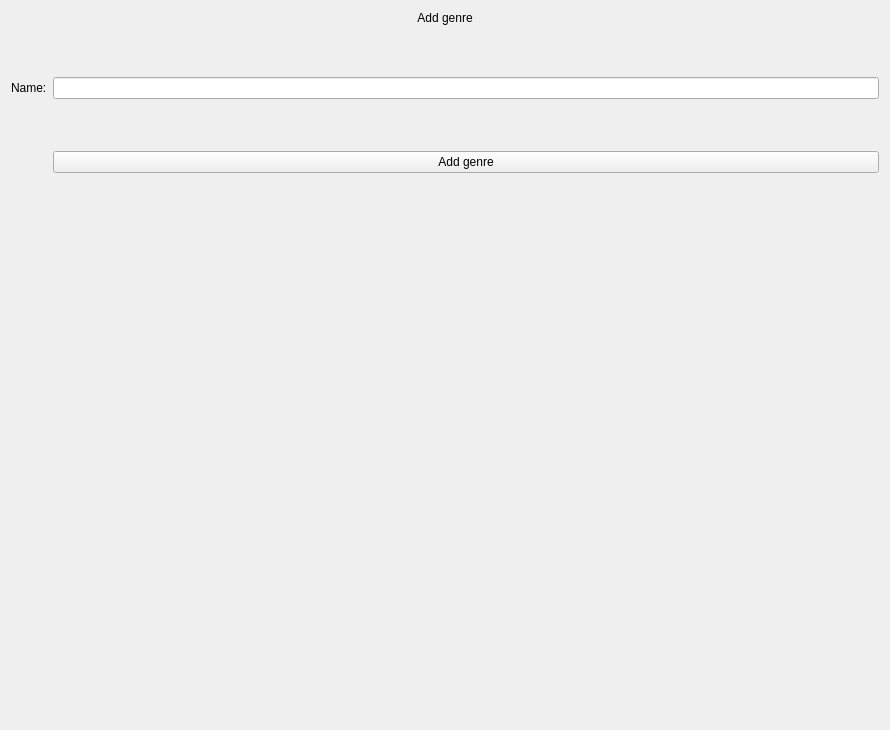
<?xml version="1.0" encoding="UTF-8"?>
<ui version="4.0">
 <class>addGenre_window</class>
 <widget class="QWidget" name="addGenre_window">
  <property name="geometry">
   <rect>
    <x>0</x>
    <y>0</y>
    <width>890</width>
    <height>730</height>
   </rect>
  </property>
  <property name="windowTitle">
   <string>Form</string>
  </property>
  <layout class="QFormLayout" name="formLayout">
   <item row="0" column="0" colspan="2">
    <widget class="QLabel" name="addGenre_label">
     <property name="text">
      <string>Add genre</string>
     </property>
     <property name="alignment">
      <set>Qt::AlignCenter</set>
     </property>
    </widget>
   </item>
   <item row="1" column="0" colspan="2">
    <spacer name="verticalSpacer">
     <property name="orientation">
      <enum>Qt::Vertical</enum>
     </property>
     <property name="sizeType">
      <enum>QSizePolicy::Preferred</enum>
     </property>
     <property name="sizeHint" stdset="0">
      <size>
       <width>20</width>
       <height>40</height>
      </size>
     </property>
    </spacer>
   </item>
   <item row="2" column="0">
    <widget class="QLabel" name="genreName_label">
     <property name="text">
      <string>Name:</string>
     </property>
    </widget>
   </item>
   <item row="2" column="1">
    <widget class="QLineEdit" name="genreName_lineEdit"/>
   </item>
   <item row="3" column="0" colspan="2">
    <spacer name="verticalSpacer_2">
     <property name="orientation">
      <enum>Qt::Vertical</enum>
     </property>
     <property name="sizeType">
      <enum>QSizePolicy::Preferred</enum>
     </property>
     <property name="sizeHint" stdset="0">
      <size>
       <width>20</width>
       <height>40</height>
      </size>
     </property>
    </spacer>
   </item>
   <item row="4" column="1">
    <widget class="QPushButton" name="addGenre_button_1">
     <property name="text">
      <string>Add genre</string>
     </property>
    </widget>
   </item>
  </layout>
 </widget>
 <resources/>
 <connections/>
</ui>
